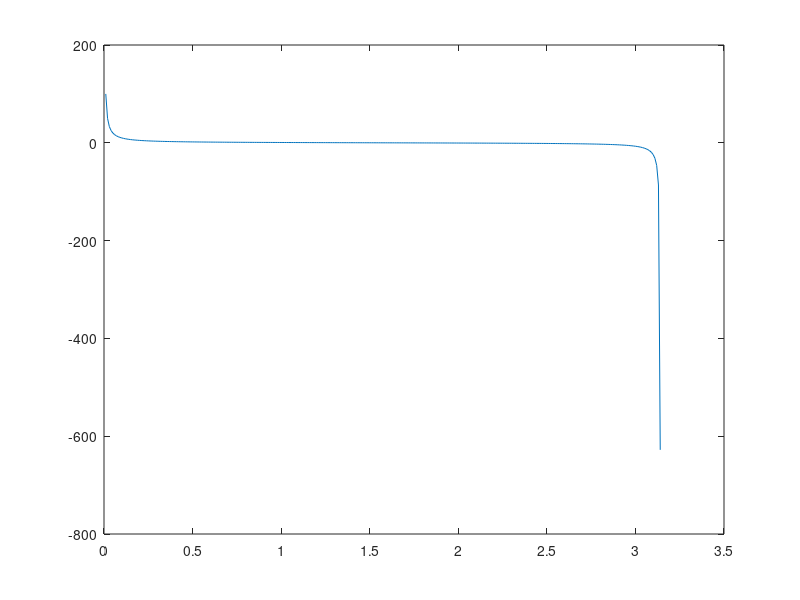
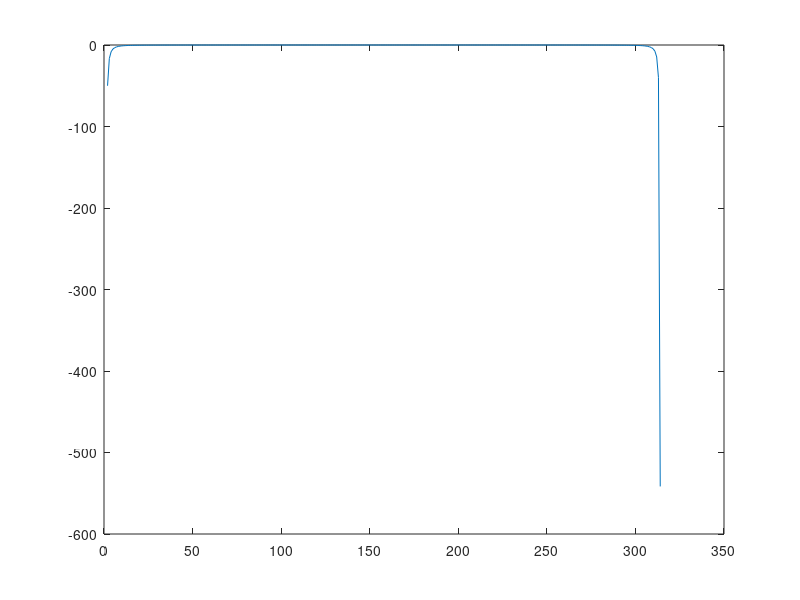

These figures' MATLAB source, in order:
% Hieronder staat een regel waarmee je een
% grafiek van een inverse tangens functie
% tekent.
% Maak een nieuw figuur met de function
% figure. Signaal bevat een heleboel opvolgende
% inverse tangenswaardes. Trek steeds de opvolgende
% waardes van elkaar af (de tweede min de eerste) en 
% plot de nieuwe grafiek in het nieuwe figure
% (geen tijdstippen op de x-as).
clearvars
close all
t = 0:0.01:pi;
signaal = 1./tan(t);
plot(t,signaal)

% oplossing:
diffSignaal = diff(signaal);
figure
plot(diffSignaal)
